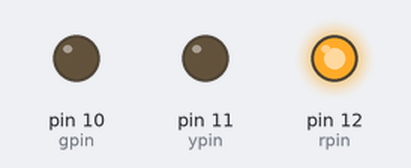
Recording of a sketch running on a simulated Arduino Uno, built with avr-gcc and run on an emulated ATmega328P. On the bench: output pins drawn as LEDs (lit = HIGH).

Above: at 2.5 s.
At 5.5 s:
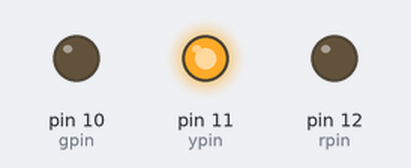
At 8.5 s:
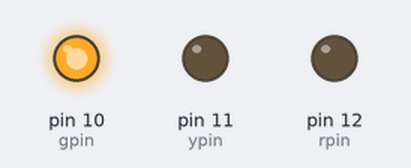
Timing chart, 0 to 14.3 s (numbered marks = the images above):
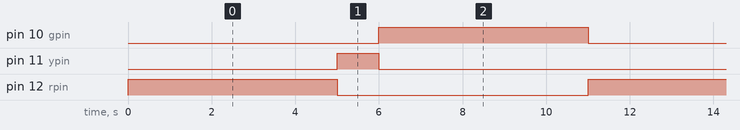

Measured:
- by itself, pin 10 (gpin), pin 12 (rpin): alternates HIGH for 5.0 s and LOW for 6.0 s
- by itself, pin 11 (ypin): alternates HIGH for 1.0 s and LOW for 10.0 s
- by itself, everything shown: repeats every 11.0 s, in 3 steps

The sketch:

5A_progTraffic.ino
```cpp
int rpin =12;
int ypin =11;
int gpin =10;
void setup() {
  // put your setup code here, to run once:
  pinMode(rpin,OUTPUT);
  pinMode(ypin,OUTPUT);
  pinMode(gpin,OUTPUT);
}

void loop() {
  // put your main code here, to run repeatedly:
digitalWrite(rpin,HIGH);
digitalWrite(ypin,LOW);
digitalWrite(gpin,LOW);
delay(5000);
digitalWrite(rpin,LOW);
digitalWrite(ypin,HIGH);
digitalWrite(gpin,LOW);
delay(1000);
digitalWrite(rpin,LOW);
digitalWrite(ypin,LOW);
digitalWrite(gpin,HIGH);
delay(5000);
}
```
